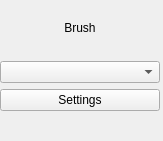
<?xml version="1.0" encoding="UTF-8"?>
<!--
        Copyright 2016 Valeriy Kireev

        This file is part of HSVed.

        HSVed is free software: you can redistribute it and/or modify
        it under the terms of the GNU General Public License as published by
        the Free Software Foundation, either version 3 of the License, or
        (at your option) any later version.

        HSVed is distributed in the hope that it will be useful,
        but WITHOUT ANY WARRANTY; without even the implied warranty of
        MERCHANTABILITY or FITNESS FOR A PARTICULAR PURPOSE. See the
        GNU General Public License for more details.

        You should have received a copy of the GNU General Public License
        along with HSVed. If not, see <http://www.gnu.org/licenses/>.
-->
<ui version="4.0">
 <class>BrushStore</class>
 <widget class="QWidget" name="BrushStore">
  <property name="geometry">
   <rect>
    <x>0</x>
    <y>0</y>
    <width>163</width>
    <height>141</height>
   </rect>
  </property>
  <property name="windowTitle">
   <string>Form</string>
  </property>
  <widget class="QWidget" name="verticalLayoutWidget">
   <property name="geometry">
    <rect>
     <x>0</x>
     <y>0</y>
     <width>160</width>
     <height>111</height>
    </rect>
   </property>
   <layout class="QVBoxLayout" name="verticalLayout">
    <item>
     <widget class="QLabel" name="lTitle">
      <property name="text">
       <string>Brush</string>
      </property>
      <property name="alignment">
       <set>Qt::AlignCenter</set>
      </property>
     </widget>
    </item>
    <item>
     <widget class="QComboBox" name="ctrlBrushChoise"/>
    </item>
    <item>
     <widget class="QPushButton" name="ctrlBrushSettings">
      <property name="text">
       <string>Settings</string>
      </property>
     </widget>
    </item>
   </layout>
  </widget>
 </widget>
 <resources/>
 <connections/>
</ui>
